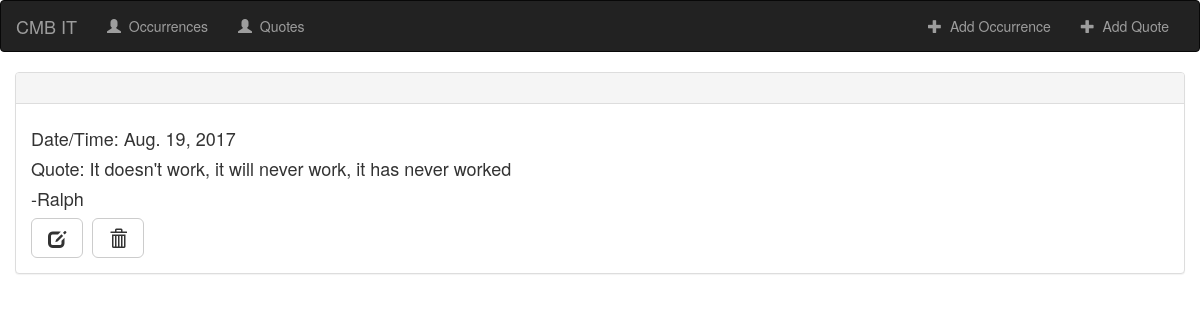
Screenshot of /quotes/2/ with the database file from the repository.
### quotes/models.py (models this page shows, shortened)
class Quotes(models.Model):
    Quote = models.CharField(max_length=999)
    Person = models.CharField(max_length=999, verbose_name='Who said it ?')
    DateTime = models.DateField(default=timezone.now(), verbose_name='Date: ')

### quotes/views.py (the view)
# urls.py: url(r'^quotes/(?P<pk>[0-9]+)/$', views.QuoteDetail.as_view(), name='quote-detail'),
class QuoteDetail(generic.DetailView):
    model = Quotes
    template_name = 'quotes/quote_detail.html'

### quotes/templates/quotes/quote_detail.html (shortened to what this page needs)
{% extends 'wrong/base.html' %}
{% block body %}
    <div class="col-md-12">
        <div class="panel panel-default">
            <div class="panel-heading">
            </div>
            <div class="panel-body">
                <h4>Date/Time: {{ object.DateTime }}</h4>
                <h4>Quote: {{ object.Quote }} </h4>
                <h4>-{{ object.Person }}</h4>
                <a href="{% url 'quotes:quote-update' object.id %}" class="btn btn-default btn-lg" role="button">
                                <span class="glyphicon glyphicon-edit"></span>
                </a>
                <form action="{% url 'quotes:quote-delete' object.id %}" method="post" style="display: inline;">
                    <button type="submit" class="btn btn-default btn-lg" style="margin-left: 5px">
                        <span class="glyphicon glyphicon-trash"></span>
                    </button>
                </form>
            </div>
        </div>
    </div>
{% endblock %}

### rows the page displays
Quotes: DateTime "Aug. 19, 2017", Quote "It doesn't work, it will never work, it has never worked", Person "Ralph"
